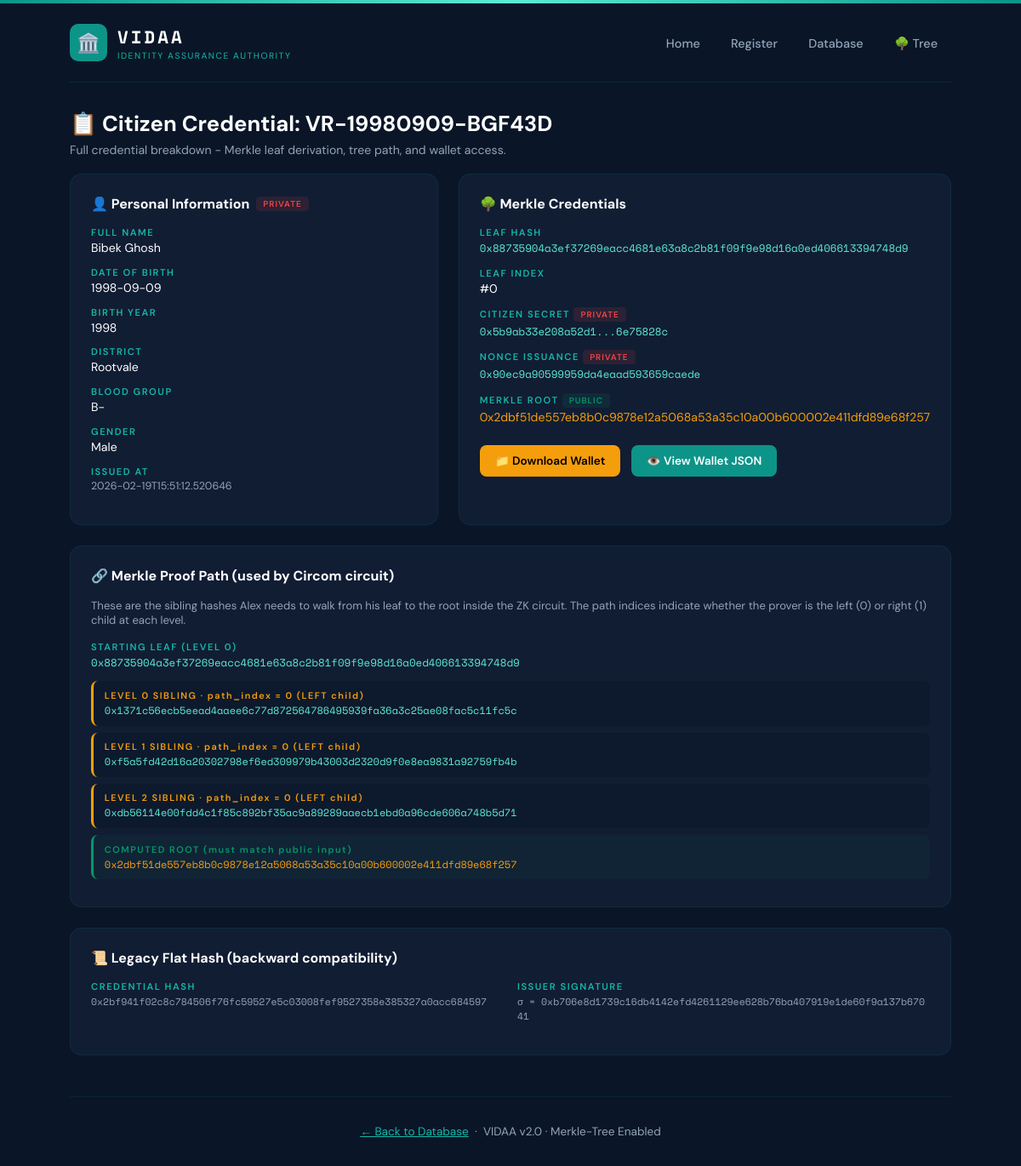
Screenshot of /citizen/VR-19980909-BGF43D with the database file from the repository.
### tables this page shows
CREATE TABLE citizens (
            id INTEGER PRIMARY KEY AUTOINCREMENT,
            citizen_id TEXT UNIQUE NOT NULL,
            full_name TEXT NOT NULL,
            date_of_birth TEXT NOT NULL,
            birth_year INTEGER NOT NULL,
            district TEXT NOT NULL,
            blood_group TEXT DEFAULT '',
            gender TEXT DEFAULT '',
            photo_path TEXT DEFAULT '',
            nonce TEXT NOT NULL,
            credential_hash TEXT NOT NULL,
            issuer_signature TEXT NOT NULL,
            citizen_secret TEXT NOT NULL DEFAULT '',
            nonce_issuance TEXT NOT NULL DEFAULT '',
            leaf_hash TEXT NOT NULL DEFAULT '',
            leaf_index INTEGER NOT NULL DEFAULT 0,
            issued_at TEXT NOT NULL,
            card_path TEXT DEFAULT '',
            wallet_downloaded INTEGER NOT NULL DEFAULT 0
        );

CREATE TABLE merkle_state (
            id INTEGER PRIMARY KEY CHECK (id = 1),
            merkle_root TEXT NOT NULL DEFAULT '',
            tree_json TEXT NOT NULL DEFAULT '{}',
            total_leaves INTEGER NOT NULL DEFAULT 0,
            tree_depth INTEGER NOT NULL DEFAULT 3,
            updated_at TEXT NOT NULL DEFAULT ''
        );

### app.py (the view)
@app.route("/citizen/<citizen_id>")
def citizen_detail(citizen_id):
    db = get_db()
    citizen = db.execute("SELECT * FROM citizens WHERE citizen_id=?", (citizen_id,)).fetchone()
    db.close()
    if not citizen: return "Citizen not found", 404
    tree = get_current_tree()
    derivation = get_derivation_steps(dict(citizen), tree)
    path_info = get_merkle_path(tree, citizen['leaf_index']) if tree else None
    return render_template("citizen_detail.html", citizen=citizen, derivation=derivation,
                           tree=tree, path_info=path_info, merkle_root=get_current_root())

### app.py (called while the page is built)
def get_db():
    db = sqlite3.connect(app.config["DB_PATH"])
    db.row_factory = sqlite3.Row
    return db

def int_to_hex_padded(value, byte_length):
    return value.to_bytes(byte_length, byteorder='big').hex()

def get_merkle_path(tree, leaf_index):
    siblings, indices = [], []
    idx = leaf_index
    for level in range(tree['depth']):
        layer = tree['layers'][level]
        if idx % 2 == 0:
            sibling_idx = idx + 1; indices.append(0)
        else:
            sibling_idx = idx - 1; indices.append(1)
        siblings.append(layer[sibling_idx] if sibling_idx < len(layer) else EMPTY_LEAF)
        idx //= 2
    return {'path_siblings': siblings, 'path_indices': indices}

def get_current_tree():
    db = get_db()
    state = db.execute("SELECT tree_json FROM merkle_state WHERE id=1").fetchone()
    db.close()
    if state and state['tree_json'] and state['tree_json'] != '{}':
        return json.loads(state['tree_json'])
    return None

def get_current_root():
    db = get_db()
    state = db.execute("SELECT merkle_root FROM merkle_state WHERE id=1").fetchone()
    db.close()
    return state['merkle_root'] if state else ''

### templates/citizen_detail.html (shortened to what this page needs)
<!DOCTYPE html>
<html lang="en">
<head>
</head>
<body>
    <div class="container">
        <nav>
            <div class="logo">
                <div class="logo-icon">🏛️</div>
                <div><div class="logo-text">VIDAA</div><div class="logo-sub">IDENTITY ASSURANCE AUTHORITY</div></div>
            </div>
            <div>
                <a href="/">Home</a>
                <a href="/register">Register</a>
                <a href="/dashboard">Database</a>
                <a href="/merkle">🌳 Tree</a>
            </div>
        </nav>
        <div class="page-header">
            <h1>📋 Citizen Credential: {{ citizen.citizen_id }}</h1>
            <p>Full credential breakdown - Merkle leaf derivation, tree path, and wallet access.</p>
        </div>
        <div class="grid">
            <div class="section">
                <h3>👤 Personal Information <span class="tag tag-private">PRIVATE</span></h3>
                <div class="field"><div class="lbl">Full Name</div><div class="val">{{ citizen.full_name }}</div></div>
                <div class="field"><div class="lbl">Date of Birth</div><div class="val">{{ citizen.date_of_birth }}</div></div>
                <div class="field"><div class="lbl">Birth Year</div><div class="val">{{ citizen.birth_year }}</div></div>
                <div class="field"><div class="lbl">District</div><div class="val">{{ citizen.district }}</div></div>
                <div class="field"><div class="lbl">Blood Group</div><div class="val">{{ citizen.blood_group }}</div></div>
                <div class="field"><div class="lbl">Gender</div><div class="val">{{ citizen.gender }}</div></div>
                <div class="field"><div class="lbl">Issued At</div><div class="val dim">{{ citizen.issued_at }}</div></div>
            </div>
            <div class="section">
                <h3>🌳 Merkle Credentials</h3>
                <div class="field">
                    <div class="lbl">Leaf Hash</div>
                    <div class="val mono">0x{{ citizen.leaf_hash }}</div>
                </div>
                <div class="field">
                    <div class="lbl">Leaf Index</div>
                    <div class="val">#{{ citizen.leaf_index }}</div>
                </div>
                <div class="field">
                    <div class="lbl">Citizen Secret <span class="tag tag-private">PRIVATE</span></div>
                    <div class="val mono">0x{{ citizen.citizen_secret[:16] }}...{{ citizen.citizen_secret[-8:] }}</div>
                </div>
                <div class="field">
                    <div class="lbl">Nonce Issuance <span class="tag tag-private">PRIVATE</span></div>
                    <div class="val mono">0x{{ citizen.nonce_issuance }}</div>
                </div>
                <div class="field">
                    <div class="lbl">Merkle Root <span class="tag tag-public">PUBLIC</span></div>
                    <div class="val gold">0x{{ merkle_root }}</div>
                </div>
                <div style="margin-top:1rem">
                    <a href="/api/wallet/{{ citizen.citizen_id }}" class="btn gold">📁 Download Wallet</a>
                    <a href="/api/wallet/{{ citizen.citizen_id }}/view" class="btn" target="_blank">👁️ View Wallet JSON</a>
                </div>
            </div>
            {% if path_info %}
            <div class="section full">
                <h3>🔗 Merkle Proof Path (used by Circom circuit)</h3>
                <p style="color:var(--gray);font-size:.82rem;margin-bottom:1rem">
                    These are the sibling hashes Alex needs to walk from his leaf to the root inside the ZK circuit.
                    The path indices indicate whether the prover is the left (0) or right (1) child at each level.
                </p>
                <div class="field">
                    <div class="lbl">Starting Leaf (level 0)</div>
                    <div class="val mono">0x{{ citizen.leaf_hash }}</div>
                </div>
                {% for sibling in path_info.path_siblings %}
                <div class="path-step">
                    <div class="lbl">LEVEL {{ loop.index0 }} SIBLING · path_index = {{ path_info.path_indices[loop.index0] }} ({{ 'LEFT child' if path_info.path_indices[loop.index0] == 0 else 'RIGHT child' }})</div>
                    <div class="val">0x{{ sibling }}</div>
                </div>
                {% endfor %}
                <div class="path-step root-step">
                    <div class="lbl">COMPUTED ROOT (must match public input)</div>
                    <div class="val">0x{{ merkle_root }}</div>
                </div>
            </div>
            {% endif %}
            <div class="section full">
                <h3>📜 Legacy Flat Hash (backward compatibility)</h3>
                <div style="display:grid;grid-template-columns:1fr 1fr;gap:1rem">
                    <div class="field">
                        <div class="lbl">Credential Hash</div>
                        <div class="val dim" style="font-family:'Space Mono',monospace;font-size:.72rem;word-break:break-all">0x{{ citizen.credential_hash }}</div>
                    </div>
                    <div class="field">
                        <div class="lbl">Issuer Signature</div>
                        <div class="val dim" style="font-family:'Space Mono',monospace;font-size:.72rem;word-break:break-all">σ = 0x{{ citizen.issuer_signature }}</div>
                    </div>
                </div>
            </div>
        </div>
        <footer>
            <p><a href="/dashboard" style="color:var(--teal-light)">← Back to Database</a> &nbsp;·&nbsp; VIDAA v2.0 · Merkle-Tree Enabled</p>
        </footer>
    </div>
</body>
</html>

### templates/citizen_detail.html (style rules this page uses)
* { margin:0;padding:0;box-sizing:border-box }
:root { --dark-bg:#0A1628;--navy:#0F2440;--card:#111D33;--teal:#0D9488;--teal-light:#14B8A6;--mint:#5EEAD4;--white:#FFF;--gray:#94A3B8;--gold:#F59E0B;--green:#059669;--red:#EF4444;--purple:#8B5CF6 }
body { font-family:'DM Sans',sans-serif;background:var(--dark-bg);color:var(--white);min-height:100vh }
.container { position:relative;z-index:1;max-width:1100px;margin:0 auto;padding:0 2rem }
nav { display:flex;align-items:center;justify-content:space-between;padding:1.5rem 0;border-bottom:1px solid rgba(13,148,136,.15);margin-top:4px }
.logo { display:flex;align-items:center;gap:12px }
.logo-icon { width:44px;height:44px;background:var(--teal);border-radius:10px;display:flex;align-items:center;justify-content:center;font-size:22px }
.logo-text { font-family:'Space Mono',monospace;font-size:1.3rem;font-weight:700;letter-spacing:3px }
.logo-sub { font-size:.65rem;color:var(--teal-light);letter-spacing:1.5px }
nav a { color:var(--gray);text-decoration:none;font-size:.9rem;font-weight:500;padding:.5rem 1rem;border-radius:8px;transition:all .2s }
.page-header { padding:2rem 0 1.2rem }
.page-header h1 { font-size:1.6rem;margin-bottom:.3rem }
.page-header p { color:var(--gray);font-size:.88rem }
.grid { display:grid;grid-template-columns:1fr 1fr;gap:1.5rem;padding-bottom:3rem }
.section { background:var(--card);border:1px solid rgba(13,148,136,.12);border-radius:14px;padding:1.5rem }
.section h3 { font-size:1rem;margin-bottom:1rem;display:flex;align-items:center;gap:8px;color:var(--white) }
.section.full { grid-column:1/3 }
.field { margin-bottom:.8rem }
.field .lbl { font-size:.7rem;color:var(--teal-light);letter-spacing:1.5px;font-weight:600;text-transform:uppercase;margin-bottom:2px }
.field .val { font-size:.88rem;color:var(--white) }
.field .val.mono { font-family:'Space Mono',monospace;font-size:.78rem;color:var(--mint);word-break:break-all }
.field .val.gold { color:var(--gold) }
.field .val.dim { color:var(--gray);font-size:.78rem }
.path-step { padding:.6rem .8rem;margin-bottom:.5rem;background:rgba(10,22,40,.6);border-radius:8px;border-left:3px solid var(--gold) }
.path-step .lbl { font-size:.68rem;color:var(--gold);letter-spacing:1.5px;font-weight:600 }
.path-step .val { font-family:'Space Mono',monospace;font-size:.75rem;color:var(--mint);word-break:break-all;margin-top:2px }
.root-step { border-left-color:var(--green);background:rgba(5,150,105,.06) }
.root-step .lbl { color:var(--green) }
.root-step .val { color:var(--gold) }
.btn { display:inline-block;padding:10px 18px;background:var(--teal);color:var(--white);text-decoration:none;border-radius:8px;font-size:.85rem;font-weight:600;transition:all .2s;margin-right:.5rem;margin-top:.5rem }
.btn.gold { background:var(--gold);color:#000 }
.tag { display:inline-block;padding:2px 8px;border-radius:4px;font-size:.62rem;font-weight:600;letter-spacing:1px }
.tag-private { background:rgba(239,68,68,.12);color:var(--red) }
.tag-public { background:rgba(5,150,105,.12);color:var(--green) }
footer { border-top:1px solid rgba(13,148,136,.1);padding:2rem 0;text-align:center;color:var(--gray);font-size:.85rem }

### rows the page displays
citizens: citizen_id "VR-19980909-BGF43D", full_name "Bibek Ghosh", date_of_birth "1998-09-09", birth_year "1998", district "Rootvale", blood_group "B-", gender "Male", issued_at "2026-02-19T15:51:12.520646", leaf_hash "88735904a3ef37269eacc4681e63a8c2b81f09f9e98d16a0ed406613394748d9", leaf_index "0", citizen_secret "5b9ab33e208a52d1", citizen_secret "6e75828c", nonce_issuance "90ec9a90599959da4eaad593659caede", credential_hash "2bf941f02c8c784506f76fc59527e5c03008fef9527358e385327a0acc684597", issuer_signature "b706e8d1739c16db4142efd4261129ee628b76ba407919e1de60f9a137b67041"
merkle_state: merkle_root "2dbf51de557eb8b0c9878e12a5068a53a35c10a00b600002e411dfd89e68f257"

### other values shown
{{ path_info.path_indices[loop.index0] }} "0" "0" "0"
{{ sibling }} "1371c56ecb5eead4aaee6c77d872564786495939fa36a3c25ae08fac5c11fc5c" "f5a5fd42d16a20302798ef6ed309979b43003d2320d9f0e8ea9831a92759fb4b" "db56114e00fdd4c1f85c892bf35ac9a89289aaecb1ebd0a96cde606a748b5d71"
